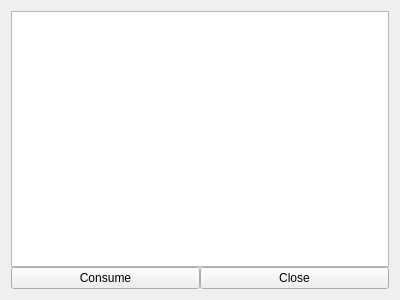
<?xml version="1.0" encoding="UTF-8"?>
<ui version="4.0">
 <class>Form</class>
 <widget class="QWidget" name="Form">
  <property name="geometry">
   <rect>
    <x>0</x>
    <y>0</y>
    <width>400</width>
    <height>300</height>
   </rect>
  </property>
  <property name="windowTitle">
   <string>Consumer</string>
  </property>
  <layout class="QVBoxLayout" name="verticalLayout">
   <property name="spacing">
    <number>0</number>
   </property>
   <item>
    <widget class="QTextBrowser" name="textBrowser"/>
   </item>
   <item>
    <layout class="QHBoxLayout" name="horizontalLayout">
     <item>
      <widget class="QPushButton" name="btn_Consume">
       <property name="font">
        <font>
         <family>Microsoft JhengHei UI</family>
        </font>
       </property>
       <property name="text">
        <string>Consume</string>
       </property>
      </widget>
     </item>
     <item>
      <widget class="QPushButton" name="btn_Close">
       <property name="text">
        <string>Close</string>
       </property>
      </widget>
     </item>
    </layout>
   </item>
  </layout>
 </widget>
 <resources/>
 <connections/>
</ui>
